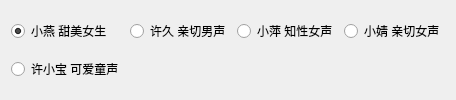
             <widget class="QWidget" name="tab_7">
              <attribute name="title">
               <string>基础发音人</string>
              </attribute>
              <layout class="QGridLayout" name="gridLayout_9">
               <item row="0" column="0">
                <widget class="QRadioButton" name="xiaoyan">
                 <property name="text">
                  <string>小燕 甜美女生</string>
                 </property>
                 <property name="checked">
                  <bool>true</bool>
                 </property>
                 <attribute name="buttonGroup">
                  <string notr="true">per_xf</string>
                 </attribute>
                </widget>
               </item>
               <item row="0" column="1">
                <widget class="QRadioButton" name="aisjiuxu">
                 <property name="text">
                  <string>许久 亲切男声</string>
                 </property>
                 <attribute name="buttonGroup">
                  <string notr="true">per_xf</string>
                 </attribute>
                </widget>
               </item>
               <item row="0" column="2">
                <widget class="QRadioButton" name="aisxping">
                 <property name="text">
                  <string>小萍 知性女声</string>
                 </property>
                 <attribute name="buttonGroup">
                  <string notr="true">per_xf</string>
                 </attribute>
                </widget>
               </item>
               <item row="0" column="3">
                <widget class="QRadioButton" name="aisjinger">
                 <property name="text">
                  <string>小婧 亲切女声</string>
                 </property>
                 <attribute name="buttonGroup">
                  <string notr="true">per_xf</string>
                 </attribute>
                </widget>
               </item>
               <item row="1" column="0">
                <widget class="QRadioButton" name="aisbabyxu">
                 <property name="text">
                  <string>许小宝 可爱童声</string>
                 </property>
                 <attribute name="buttonGroup">
                  <string notr="true">per_xf</string>
                 </attribute>
                </widget>
               </item>
              </layout>
             </widget>
